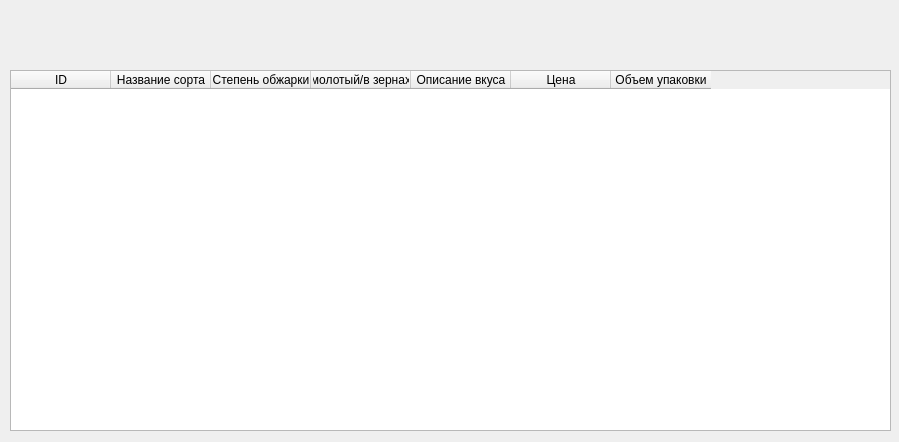
<?xml version="1.0" encoding="UTF-8"?>
<ui version="4.0">
 <class>Form</class>
 <widget class="QWidget" name="Form">
  <property name="geometry">
   <rect>
    <x>0</x>
    <y>0</y>
    <width>899</width>
    <height>442</height>
   </rect>
  </property>
  <property name="windowTitle">
   <string>Form</string>
  </property>
  <widget class="QTableWidget" name="tableWidget">
   <property name="geometry">
    <rect>
     <x>10</x>
     <y>70</y>
     <width>881</width>
     <height>361</height>
    </rect>
   </property>
   <column>
    <property name="text">
     <string>ID</string>
    </property>
   </column>
   <column>
    <property name="text">
     <string>Название сорта</string>
    </property>
   </column>
   <column>
    <property name="text">
     <string>Степень обжарки</string>
    </property>
   </column>
   <column>
    <property name="text">
     <string>молотый/в зернах</string>
    </property>
   </column>
   <column>
    <property name="text">
     <string>Описание вкуса</string>
    </property>
   </column>
   <column>
    <property name="text">
     <string>Цена</string>
    </property>
   </column>
   <column>
    <property name="text">
     <string>Объем упаковки</string>
    </property>
   </column>
  </widget>
 </widget>
 <resources/>
 <connections/>
</ui>
